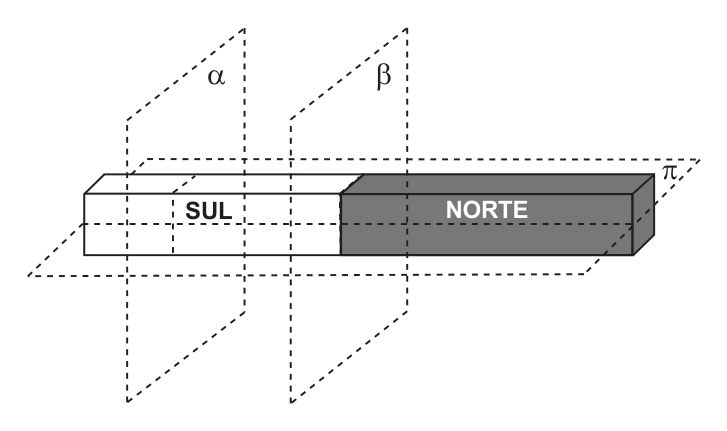
#> input picture imagens/fatec/2010/1sem/questao_029.png, 727 x 431 px; its folder holds only this picture in this run
$ python fatec_contact_sheets.py
#> lines starting #> are read from the running program, lines starting #| are printed output that depends on the picture
from pathlib import Path
from PIL import Image, ImageOps, ImageDraw, ImageFont
import math

root = Path("imagens/fatec")
files = sorted(root.rglob("questao_*.png"))
outdir = Path("auditorias/fatec_contact_sheets")
outdir.mkdir(parents=True, exist_ok=True)
for p in outdir.glob("sheet_*.jpg"):
    p.unlink()

thumb_w, thumb_h = 420, 280
label_h = 48
cols, rows = 4, 5
per = cols * rows
font = ImageFont.load_default()

for si in range(math.ceil(len(files)/per)):
    batch = files[si*per:(si+1)*per]
    canvas = Image.new("RGB", (cols*thumb_w, rows*(thumb_h+label_h)), "white")
#> canvas: PIL image 1680x1640 RGB; every value is 255
    draw = ImageDraw.Draw(canvas)
    for j,p in enumerate(batch):
        r,c = divmod(j, cols)
        im = Image.open(p).convert("RGB")
#> im is the input picture: PIL image 727x431 RGB; mean R, G, B 239.3, 239.3, 239.5
        fitted = ImageOps.contain(im, (thumb_w-12, thumb_h-12))
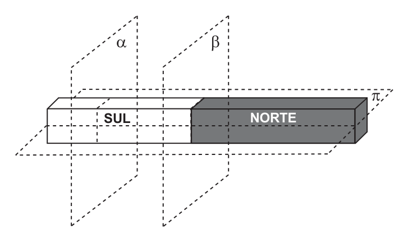
#> fitted: PIL image 408x242 RGB; mean R, G, B 239.1, 239.1, 239.3
        x = c*thumb_w + (thumb_w-fitted.width)//2
#> x = 6
        y = r*(thumb_h+label_h) + (thumb_h-fitted.height)//2
#> y = 19
        canvas.paste(fitted, (x,y))
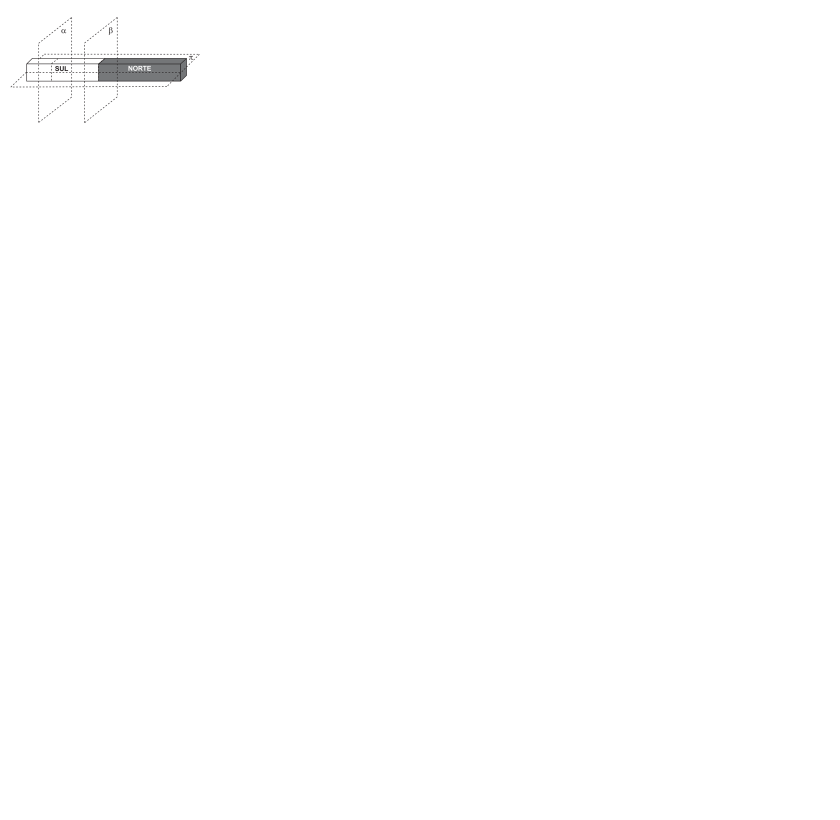
#> canvas: PIL image 1680x1640 RGB (shown at 1/2 size); mean R, G, B 254.4, 254.4, 254.4
        draw.rectangle([c*thumb_w, r*(thumb_h+label_h), (c+1)*thumb_w-1, (r+1)*(thumb_h+label_h)-1], outline="gray")
        label = str(p).replace("imagens/fatec/","")
        draw.text((c*thumb_w+6, r*(thumb_h+label_h)+thumb_h+4), label, fill="black", font=font)
    out = outdir / f"sheet_{si+1:02d}.jpg"
    canvas.save(out, quality=90)
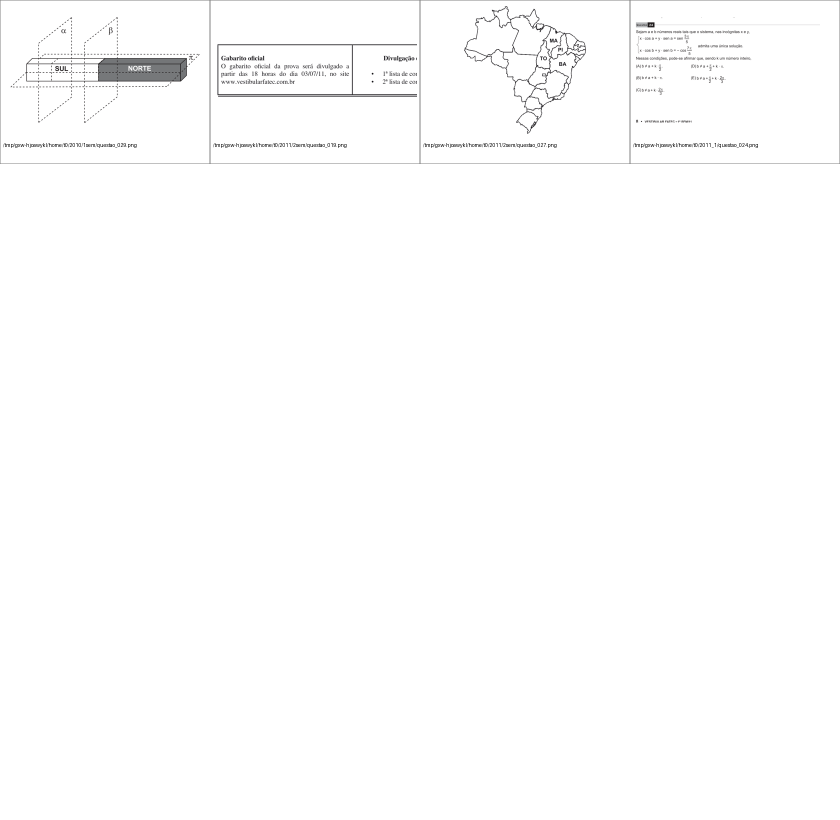
#> saved as sheet_01.jpg: PIL image 1680x1640 RGB (shown at 1/2 size); mean R, G, B 253.1, 253.1, 253.1
print("FILES", len(files), "SHEETS", math.ceil(len(files)/per))

$ run again, on imagens/fatec/2011/2sem/questao_019.png
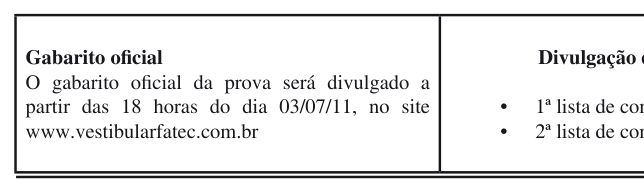
#> input picture imagens/fatec/2011/2sem/questao_019.png, 644 x 189 px
#> im is the input picture: PIL image 644x189 RGB; mean R, G, B 235.1, 234.9, 235.3
#> `fitted = ImageOps.contain(im, (thumb_w-12, thumb_h-12))`:
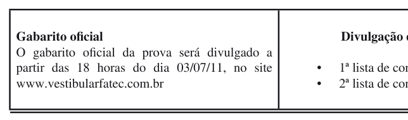
#> fitted: PIL image 408x120 RGB; mean R, G, B 234.6, 234.4, 234.7
#> `canvas.save(out, quality=90)`:
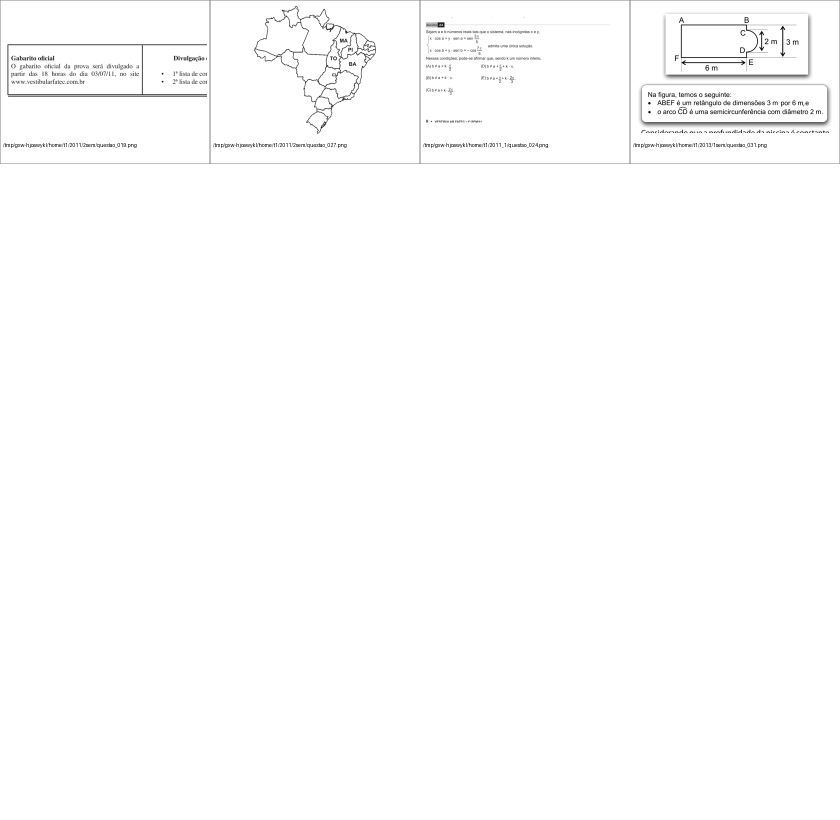
#> saved as sheet_01.jpg: PIL image 1680x1640 RGB (shown at 1/2 size); mean R, G, B 253, 253, 253
